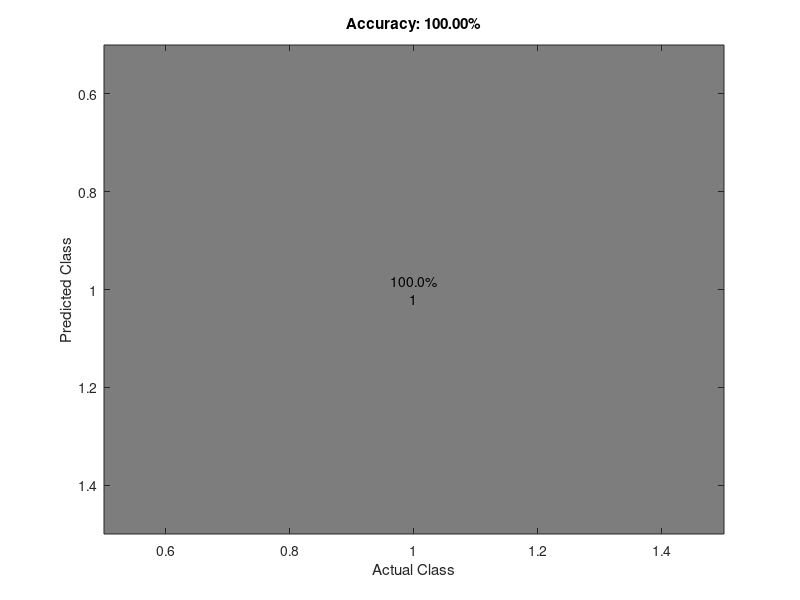

This figure's MATLAB source: (Note: this script raises an error after producing the figure.)
function plotConfMat(varargin)
warning off;
%PLOTCONFMAT plots the confusion matrix with colorscale, absolute numbers
%   and precision normalized percentages
%
%   usage: 
%   PLOTCONFMAT(confmat) plots the confmat with integers 1 to n as class labels
%   PLOTCONFMAT(confmat, labels) plots the confmat with the specified labels
%
%   Vahe Tshitoyan
%   20/08/2017
%
%   Arguments
%   confmat:            a square confusion matrix
%   labels (optional):  vector of class labels

% number of arguments
switch (nargin)
    case 0
       confmat = 1;
       labels = {'1'};
    case 1
       confmat = varargin{1};
       labels = 1:size(confmat, 1);
    otherwise
       confmat = varargin{1};
       labels = varargin{2};
end

confmat(isnan(confmat))=0; % in case there are NaN elements
numlabels = size(confmat, 1); % number of labels

% calculate the percentage accuracies
confpercent = 100*confmat./repmat(sum(confmat, 1),numlabels,1);

% plotting the colors
imagesc(confpercent);
title(sprintf('Accuracy: %.2f%%', 100*trace(confmat)/sum(confmat(:))));
ylabel('Predicted Class'); xlabel('Actual Class');
%set(gca,'xaxisLocation','top')
% set the colormap
colormap(flipud(gray));


% Create strings from the matrix values and remove spaces
textStrings = num2str([confpercent(:), confmat(:)], '%.1f%%\n%d\n');
textStrings = strtrim(cellstr(textStrings));

% Create x and y coordinates for the strings and plot them
[x,y] = meshgrid(1:numlabels);
hStrings = text(x(:),y(:),textStrings(:), ...
    'HorizontalAlignment','center');

% Get the middle value of the color range
midValue = mean(get(gca,'CLim'));

% Choose white or black for the text color of the strings so
% they can be easily seen over the background color
textColors = repmat(confpercent(:) > midValue,1,3);
set(hStrings,{'Color'},num2cell(textColors,2));

% Setting the axis labels
set(gca,'XTick',1:numlabels,...
    'XTickLabel',labels,...
    'YTick',1:numlabels,...
    'YTickLabel',labels,...
    'TickLength',[0 0],...
    'defaultAxesFontSize',12);
set(gca, 'FontSize', 12)
%warning on;
end